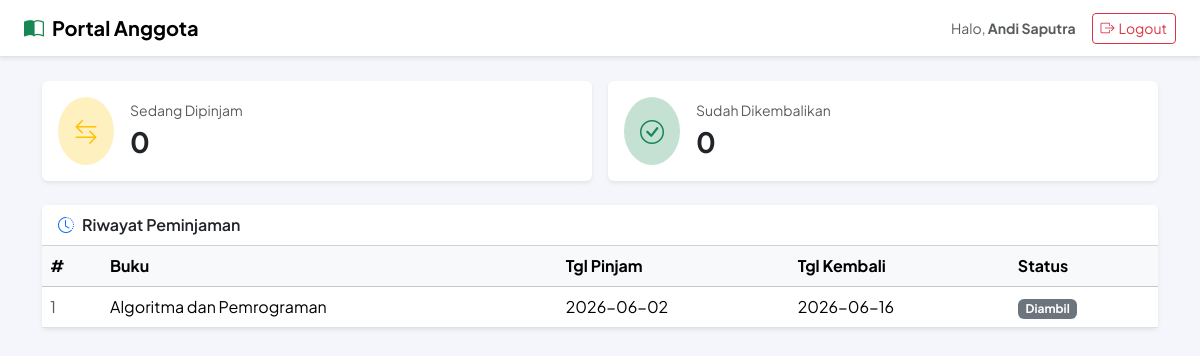
The page /anggota/dashboard.php (signed in) on the database its author committed.
### tables this page shows
CREATE TABLE peminjaman (
  id_peminjaman        INT AUTO_INCREMENT PRIMARY KEY,
  kode_booking         VARCHAR(30)  DEFAULT NULL,
  id_anggota           INT          NOT NULL,
  id_buku              INT          NOT NULL,
  tanggal_pinjam       DATE         NOT NULL,
  tanggal_kembali      DATE         NOT NULL,
  tanggal_dikembalikan DATE         DEFAULT NULL,
  status               ENUM('Diambil','Sedang Dipinjam','Kembali') NOT NULL DEFAULT 'Diambil',
  created_at           TIMESTAMP DEFAULT CURRENT_TIMESTAMP,
  CONSTRAINT fk_peminjaman_anggota FOREIGN KEY (id_anggota)
    REFERENCES anggota(id_anggota)
    ON UPDATE CASCADE ON DELETE RESTRICT,
  CONSTRAINT fk_peminjaman_buku FOREIGN KEY (id_buku)
    REFERENCES buku(id_buku)
    ON UPDATE CASCADE ON DELETE RESTRICT
);

CREATE TABLE buku (
  id_buku     INT AUTO_INCREMENT PRIMARY KEY,
  judul       VARCHAR(200) NOT NULL,
  penulis     VARCHAR(100) NOT NULL,
  penerbit    VARCHAR(100) NOT NULL,
  tahun       YEAR         NOT NULL,
  stok        INT          NOT NULL DEFAULT 0,
  cover       VARCHAR(255) DEFAULT NULL,
  id_kategori INT          NOT NULL,
  created_at  TIMESTAMP DEFAULT CURRENT_TIMESTAMP,
  CONSTRAINT fk_buku_kategori FOREIGN KEY (id_kategori)
    REFERENCES kategori(id_kategori)
    ON UPDATE CASCADE ON DELETE RESTRICT
);

### anggota/dashboard.php (the view, shortened to what this page needs)
<?php
require_once __DIR__ . '/../config/koneksi.php';
$id = $_SESSION['anggota_id'];
$pinjam = mysqli_query($koneksi, "
  SELECT p.id_peminjaman, p.tanggal_pinjam, p.tanggal_kembali, p.status,
         b.judul as judul_buku
  FROM peminjaman p
  JOIN buku b ON p.id_buku = b.id_buku
  WHERE p.id_anggota = $id
  ORDER BY p.id_peminjaman DESC
");
$total_pinjam  = mysqli_fetch_row(mysqli_query($koneksi, "SELECT COUNT(*) FROM peminjaman WHERE id_anggota = $id AND status = 'Sedang Dipinjam'"))[0];
$total_kembali = mysqli_fetch_row(mysqli_query($koneksi, "SELECT COUNT(*) FROM peminjaman WHERE id_anggota = $id AND status = 'Kembali'"))[0];
?>
<!DOCTYPE html>
<html lang="id">
<head>
  <link rel="stylesheet" href="https://cdn.jsdelivr.net/npm/bootstrap@5.3.2/dist/css/bootstrap.min.css">
  <link rel="stylesheet" href="https://cdn.jsdelivr.net/npm/bootstrap-icons@1.11.3/font/bootstrap-icons.min.css">
</head>
<body>
<nav class="navbar bg-white border-bottom px-4 shadow-sm">
  <span class="navbar-brand fw-bold">
    <i class="bi bi-book-half me-2 text-success"></i>Portal Anggota
  </span>
  <div class="ms-auto d-flex align-items-center gap-3">
    <span class="text-muted small">Halo, <strong><?= htmlspecialchars($_SESSION['anggota_nama']) ?></strong></span>
    <a href="logout.php" class="btn btn-sm btn-outline-danger">
      <i class="bi bi-box-arrow-right me-1"></i>Logout
    </a>
  </div>
</nav>
<div class="container py-4">
  <div class="row g-3 mb-4">
    <div class="col-md-6">
      <div class="card border-0 shadow-sm">
        <div class="card-body d-flex align-items-center gap-3">
          <div class="rounded-circle bg-warning bg-opacity-25 p-3">
            <i class="bi bi-arrow-left-right fs-4 text-warning"></i>
          </div>
          <div>
            <div class="text-muted small">Sedang Dipinjam</div>
            <div class="fs-3 fw-bold"><?= $total_pinjam ?></div>
          </div>
        </div>
      </div>
    </div>
    <div class="col-md-6">
      <div class="card border-0 shadow-sm">
        <div class="card-body d-flex align-items-center gap-3">
          <div class="rounded-circle bg-success bg-opacity-25 p-3">
            <i class="bi bi-check-circle fs-4 text-success"></i>
          </div>
          <div>
            <div class="text-muted small">Sudah Dikembalikan</div>
            <div class="fs-3 fw-bold"><?= $total_kembali ?></div>
          </div>
        </div>
      </div>
    </div>
  </div>
  <div class="card border-0 shadow-sm">
    <div class="card-header bg-white fw-semibold">
      <i class="bi bi-clock-history me-2 text-primary"></i>Riwayat Peminjaman
    </div>
    <div class="card-body p-0">
      <div class="table-responsive">
        <table class="table table-hover align-middle mb-0">
          <thead class="table-light">
            <tr>
              <th>#</th>
              <th>Buku</th>
              <th>Tgl Pinjam</th>
              <th>Tgl Kembali</th>
              <th>Status</th>
            </tr>
          </thead>
          <tbody>
            <?php if ($pinjam && mysqli_num_rows($pinjam) > 0):
              $no = 1;
              while ($row = mysqli_fetch_assoc($pinjam)): ?>
              <tr>
                <td class="text-muted"><?= $no++ ?></td>
                <td><?= htmlspecialchars($row['judul_buku']) ?></td>
                <td><?= $row['tanggal_pinjam'] ?></td>
                <td><?= $row['tanggal_kembali'] ?></td>
                <td>
                  <?php if ($row['status'] === 'Sedang Dipinjam'): ?>
                    <span class="badge bg-warning text-dark">Sedang Dipinjam</span>
                  <?php elseif ($row['status'] === 'Kembali'): ?>
                    <span class="badge bg-success">Dikembalikan</span>
                  <?php else: ?>
                    <span class="badge bg-secondary"><?= htmlspecialchars($row['status']) ?></span>
                  <?php endif; ?>
                </td>
              </tr>
            <?php endwhile; endif; ?>
          </tbody>
        </table>
      </div>
    </div>
  </div>
</div>
</body>
</html>

### anggota/dashboard.php (style rules this page uses)
body { font-family: 'Plus Jakarta Sans', sans-serif; background: #f4f6fb; }

### rows shown on the page
peminjaman: id_buku.judul "Algoritma dan Pemrograman", tanggal_pinjam "2026-06-02", tanggal_kembali "2026-06-16", status "Diambil"

### other values the page prints
$_SESSION['anggota_nama'] "Andi Saputra"
$total_pinjam "0"
$total_kembali "0"
